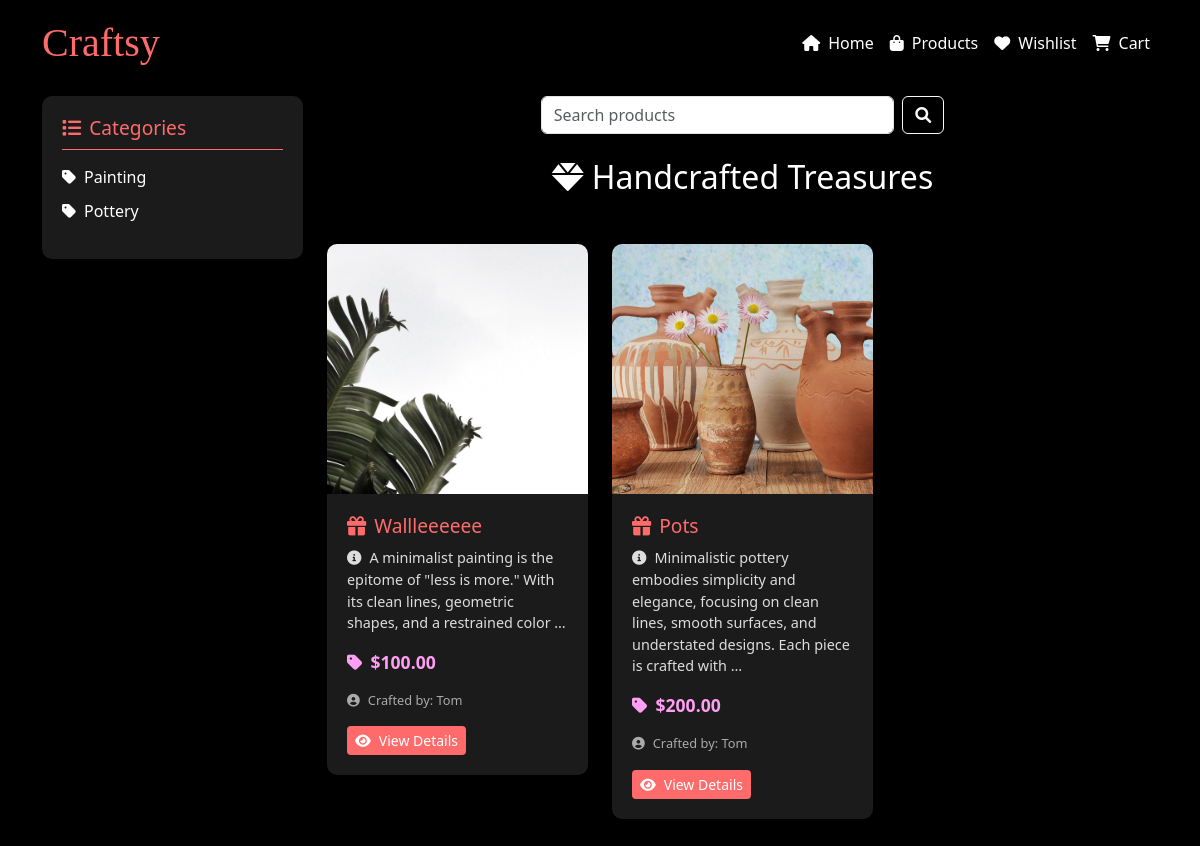
/products/, run on an earlier commit of the app's database.
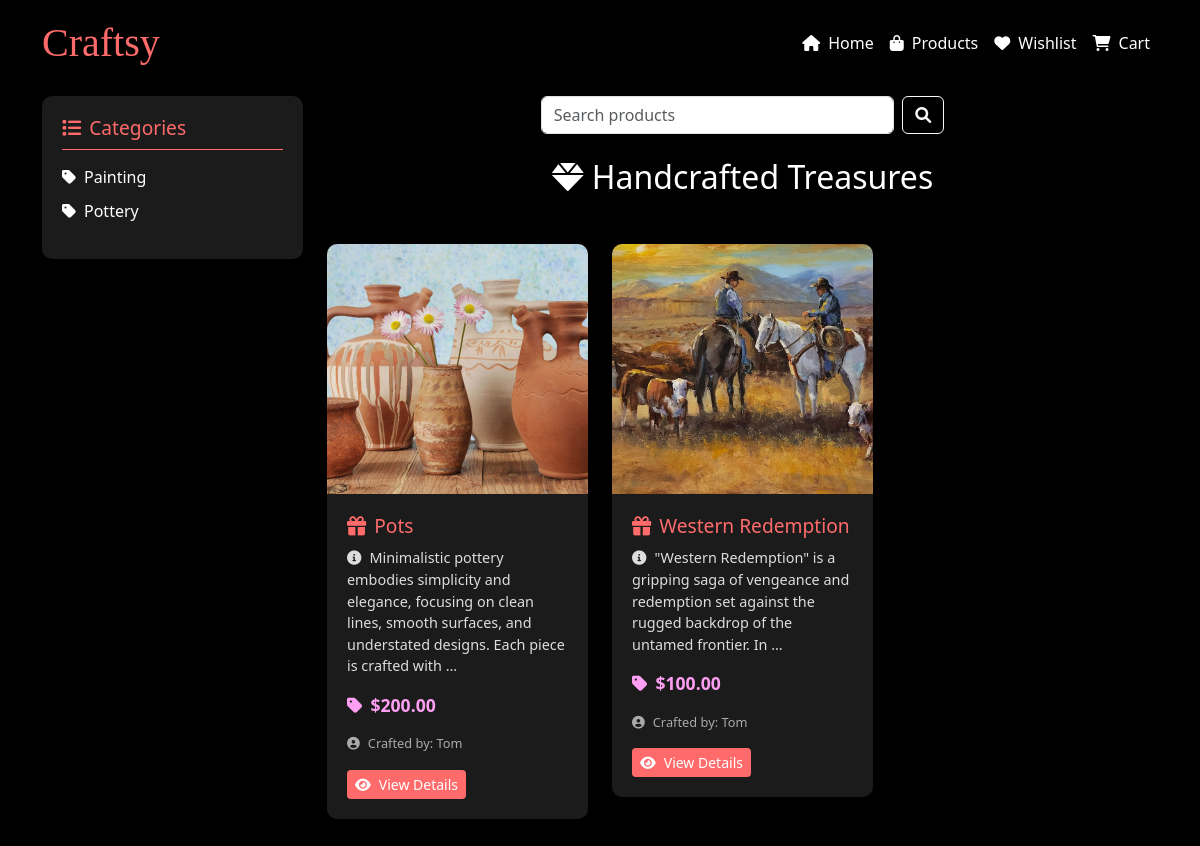
And on a later commit of the database.
### accounts/models.py (models this page shows, shortened)
class Category(models.Model):
    name = models.CharField(max_length=100, unique=True)
    description = models.TextField(blank=True)
    created_at = models.DateTimeField(auto_now_add=True)
    updated_at = models.DateTimeField(auto_now=True)
    class Meta:
        verbose_name_plural = "Categories"

class Product(models.Model):
    CATEGORY_CHOICES = [
        ('jewelry', 'Jewelry'),
        ('pottery', 'Pottery'),
        ('woodworking', 'Woodworking'),
        ('painting', 'Painting'),
    ]
    name = models.CharField(max_length=200)
    description = models.TextField()
    price = models.DecimalField(max_digits=10, decimal_places=2)
    category = models.ForeignKey(Category, on_delete=models.CASCADE, related_name='products')
    inventory = models.PositiveIntegerField()
    artisan = models.ForeignKey(Artisan, on_delete=models.CASCADE, related_name='products')
    created_at = models.DateTimeField(auto_now_add=True)
    updated_at = models.DateTimeField(auto_now=True)

class ProductImage(models.Model):
    product = models.ForeignKey(Product, related_name='images', on_delete=models.CASCADE)
    image = models.ImageField(upload_to='product_images/')
    is_primary = models.BooleanField(default=False)
    created_at = models.DateTimeField(auto_now_add=True)

class Artisan(models.Model):
    user = models.OneToOneField(User, on_delete=models.CASCADE)
    bio = models.TextField(blank=True)
    phone = models.CharField(max_length=20, blank=True)
    address = models.TextField(blank=True)
    city = models.CharField(max_length=100, blank=True)
    state = models.CharField(max_length=100, blank=True)
    country = models.CharField(max_length=100, blank=True)
    postal_code = models.CharField(max_length=20, blank=True)
    profile_picture = models.ImageField(upload_to='profile_pics/', blank=True, null=True)

class User(AbstractUser):
    USER_TYPE_CHOICES = (
        ('artisan', 'Artisan'),
        ('customer', 'Customer'),
        ('admin', 'Admin'),
    )
    user_type = models.CharField(max_length=10, choices=USER_TYPE_CHOICES, default="customer")
    created_at = models.DateTimeField(auto_now_add=True)
    updated_at = models.DateTimeField(auto_now=True)
    status = models.CharField(max_length=20, default='active')

### accounts/views.py (the view)
# urls.py: path('products/', views.products, name='products'),
def products(request):
    products = Product.objects.all()
    categories = Category.objects.all()
    search_query = request.GET.get('search')
    if search_query:
        products = products.filter(
            Q(name__icontains=search_query) |
            Q(description__icontains=search_query) |
            Q(artisan__user__username__icontains=search_query)
        )
    category_id = request.GET.get('category')
    if category_id:
        products = products.filter(category_id=category_id)
    context = {
        'products': products,
        'categories': categories,
        'search_query': search_query,
    }
    return render(request, 'products.html', context)

### templates/products.html (shortened to what the changed rows need)
<!DOCTYPE html>
<html lang="en">
<head>
    <link href="https://cdn.jsdelivr.net/npm/bootstrap@5.3.0/dist/css/bootstrap.min.css" rel="stylesheet">
    <link rel="stylesheet" href="https://cdnjs.cloudflare.com/ajax/libs/font-awesome/6.0.0-beta3/css/all.min.css">
</head>
<body>
    <div class="container">
        <div class="row">
            <div class="col-md-3">
                <div class="category-sidebar">
                    <ul class="category-list">
                        {% for category in categories %}
                            <li class="category-item">
                                <a href="{% url 'products' %}?category={{ category.id }}" class="category-link">
                                    <i class="fas fa-tag me-2"></i>{{ category.name }}
                                </a>
                            </li>
                        {% endfor %}
                    </ul>
                </div>
            </div>
            <div class="col-md-9">
                <div class="product-container">
                    <h2 class="text-center mb-5"><i class="fas fa-gem me-2"></i>Handcrafted Treasures</h2>
            {% if products %}
                <div class="row">
                    {% for product in products %}
                        <div class="col-md-4 mb-4">
                            <div class="product-card">
                                <div class="product-image">
                                    {% if product.images.first %}
                                            <img src="{{ product.images.first.image.url }}" alt="{{ product.name }}">
                                        {% else %}
                                            <img src="https://via.placeholder.com/300x200?text=No+Image" alt="Default Product Image">
                                        {% endif %}
                                </div>
                                <div class="product-details">
                                    <h5 class="product-title"><i class="fas fa-gift me-2"></i>{{ product.name }}</h5>
                                    <p class="product-description"><i class="fas fa-info-circle me-2"></i>{{ product.description|truncatewords:20 }}</p>
                                    <p class="product-price"><i class="fas fa-tag me-2"></i>${{ product.price }}</p>
                                    <p class="product-artisan"><i class="fas fa-user-circle me-2"></i>Crafted by: {{ product.artisan.user.username }}</p>
                                    <a href="{% url 'product_detail' product.id %}" class="btn btn-view-details btn-sm"><i class="fas fa-eye me-2"></i>View Details</a>
                                </div>
                            </div>
                        </div>
                    {% endfor %}
                </div>
            {% else %}
                <p class="text-center"><i class="fas fa-exclamation-triangle me-2"></i>No products available at the moment. Check back soon for amazing handcrafted items!</p>
            {% endif %}
        </div>
    </div>
</body>
</html>

What changed in the data, as far as the page shows it:
removed Product: images.first.image (picture), name "Wallleeeeee", description "A minimalist painting is the epitome of \"less is more.\" With its clean lines, geometric shapes, and a restrained color …", price "100.00", artisan.user.username "Tom"
added Product: images.first.image (picture), name "Western Redemption", description "\"Western Redemption\" is a gripping saga of vengeance and redemption set against the rugged backdrop of the untamed frontier. In …", price "100.00", artisan.user.username "Tom"
